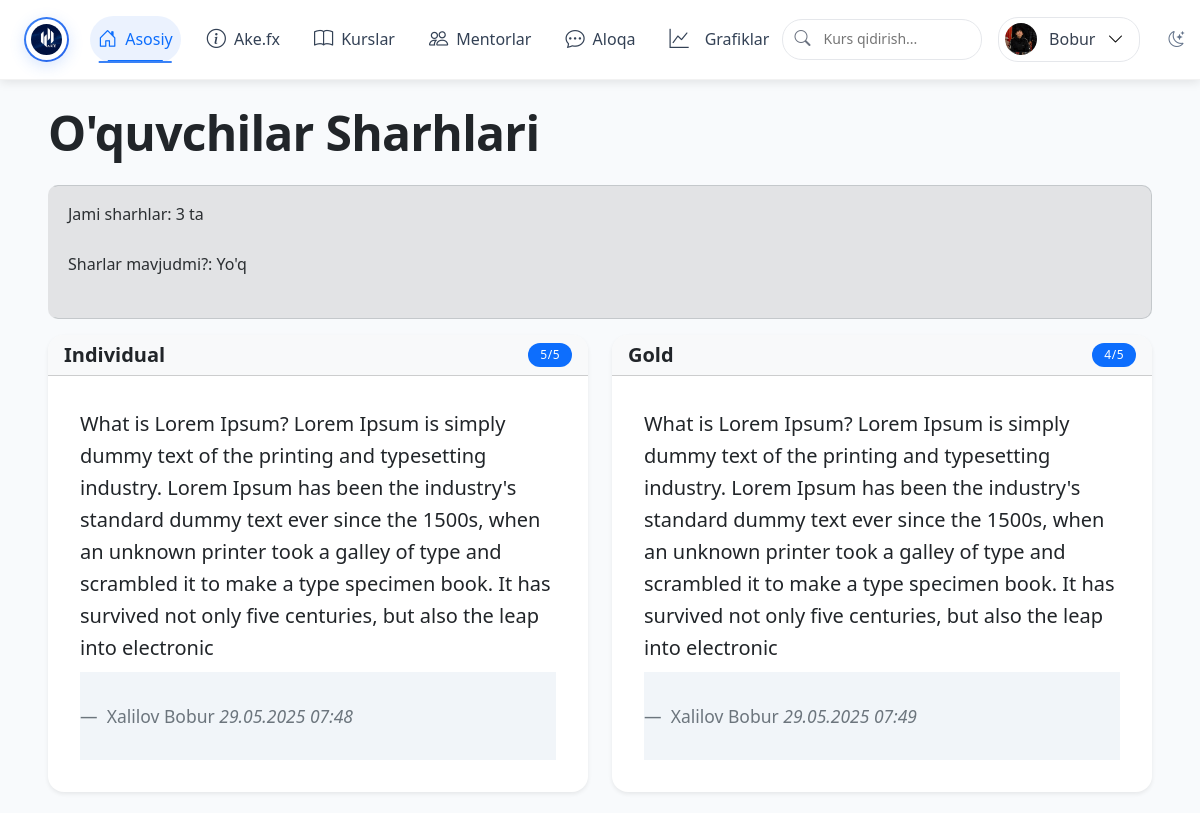
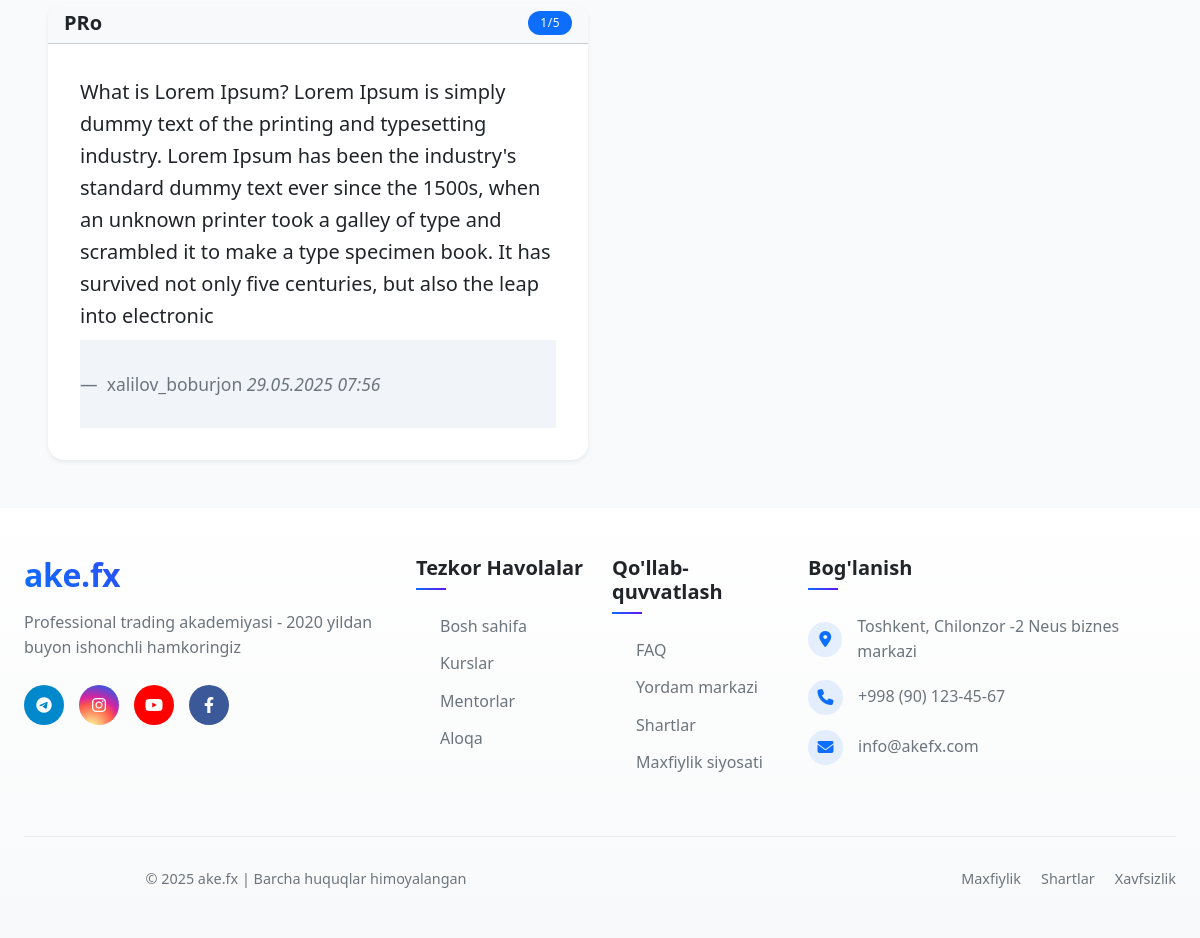
The page /reviews/ (signed in) on the database as committed earlier (2 pictures, top to bottom).
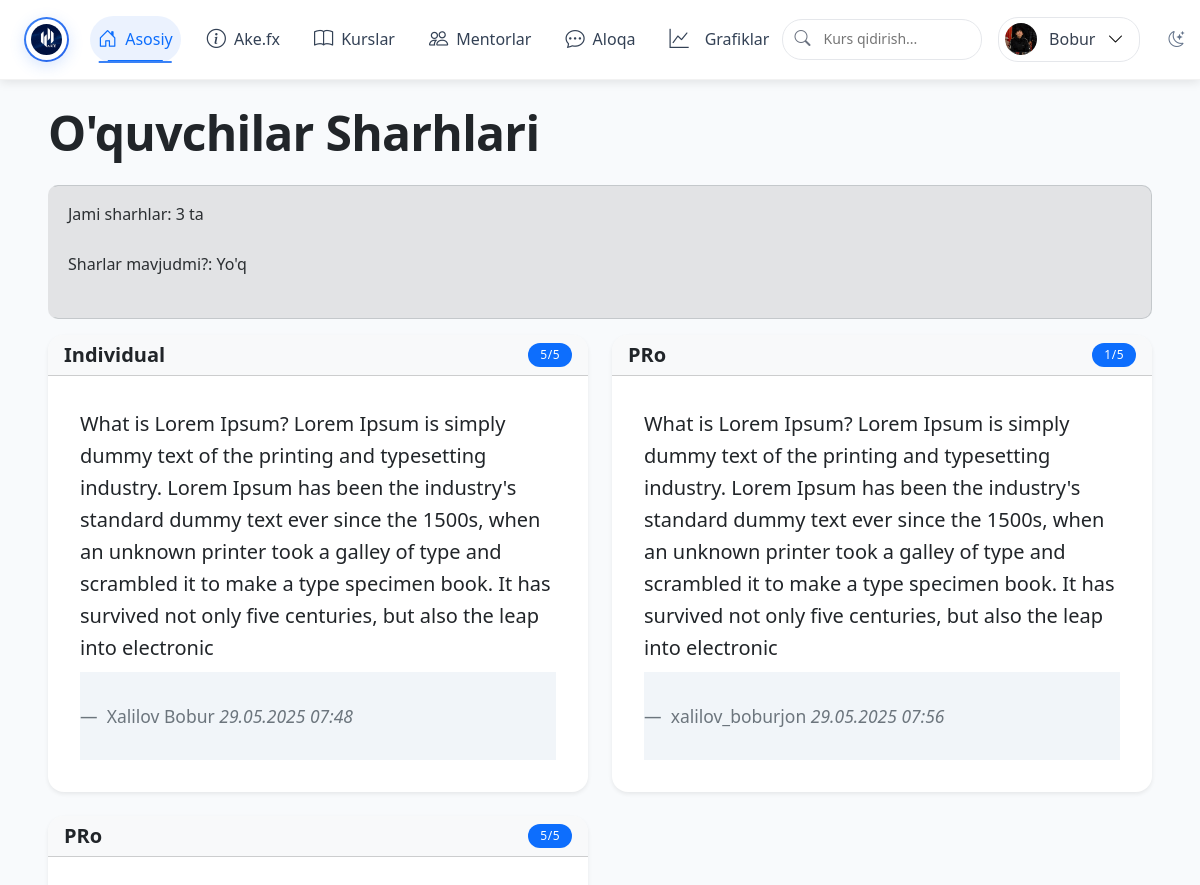
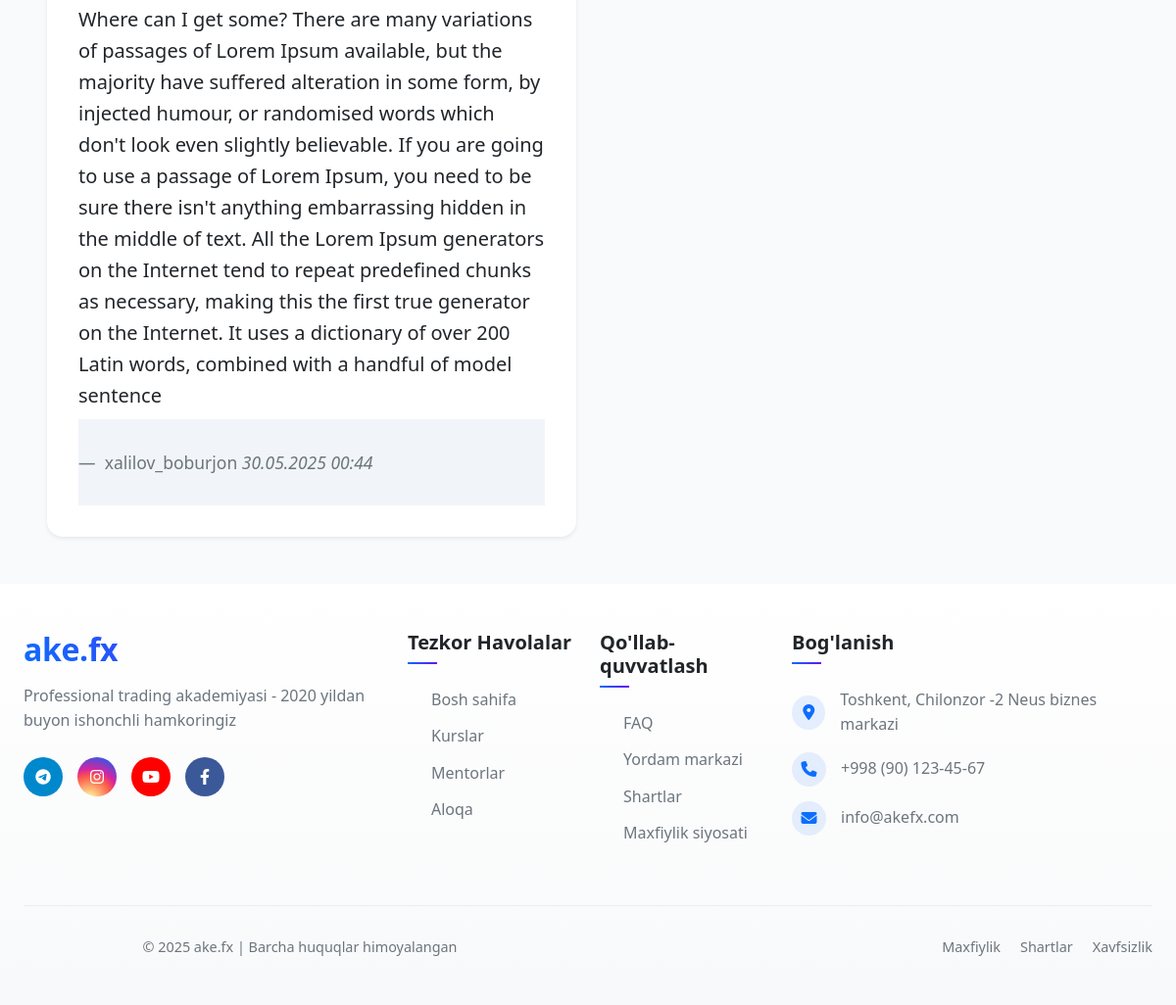
The same page on the database as committed later (2 pictures, top to bottom).
### main/models.py (models this page shows, shortened)
class Review(models.Model):
    student = models.ForeignKey('Student', on_delete=models.CASCADE)
    course = models.ForeignKey('Course', on_delete=models.CASCADE)
    rating = models.IntegerField(choices=[(i, i) for i in range(1, 6)])
    comment = models.TextField()
    date = models.DateTimeField(auto_now_add=True)

class Course(models.Model):
    title = models.CharField(max_length=100)
    description = models.TextField()
    price = models.DecimalField(max_digits=8, decimal_places=2)
    duration = models.CharField(max_length=50)  # masalan: '3 oy'
    image = models.ImageField(upload_to='courses/')
    mentor = models.ForeignKey('Mentor', on_delete=models.SET_NULL, null=True, blank=True)
    is_paid = models.BooleanField(default=True)  # Pullik yoki bepul ekanligini belgilash
    category = models.ForeignKey(Category, on_delete=models.SET_NULL, null=True, verbose_name='Kategoriya')
    level = models.ForeignKey('Level', on_delete=models.SET_NULL, null=True, verbose_name='Daraja')
    created_at = models.DateTimeField(auto_now_add=True)
    class Meta:
        ordering = ['-created_at']  # Add default ordering
        verbose_name = "Kurs"
        verbose_name_plural = "Kurslar"

class Student(models.Model):
    full_name = models.CharField(max_length=100)
    phone = models.CharField(max_length=20)
    email = models.EmailField()
    course = models.ForeignKey(Course, on_delete=models.SET_NULL, null=True)
    registered_at = models.DateTimeField(auto_now_add=True)

### main/views.py (the view)
# urls.py: path('reviews/', views.review_list, name='review-list'),
def review_list(request):
    reviews = Review.objects.all().select_related('student', 'course')
    return render(request, 'review_list.html', {'reviews': reviews})

### main/templates/review_list.html (shortened to what this page needs)
{% extends 'base.html' %}
{% block content %}
<div class="container mt-4">
    <h2 class="mb-4">O'quvchilar Sharhlari</h2>
    <div class="alert alert-secondary">
        <p>Jami sharhlar: {{ reviews|length }} ta</p>
        <p>Sharlar mavjudmi?: {{ reviews_exist|yesno:"Ha,Yo'q" }}</p>
    </div>
    {% if reviews %}
    <div class="row">
        {% for review in reviews %}
        <div class="col-md-6 mb-4">
            <div class="card h-100 shadow-sm">
                <div class="card-header bg-light">
                    <div class="d-flex justify-content-between">
                        <h5 class="mb-0">{{ review.course.title }}</h5>
                        <span class="badge bg-primary">{{ review.rating }}/5</span>
                    </div>
                </div>
                <div class="card-body">
                    <blockquote class="blockquote mb-0">
                        <p>{{ review.comment }}</p>
                        <footer class="blockquote-footer">
                            {{ review.student.full_name }}
                            <cite title="Sana">{{ review.date|date:"d.m.Y H:i" }}</cite>
                        </footer>
                    </blockquote>
                </div>
            </div>
        </div>
        {% endfor %}
    </div>
    {% endif %}
</div>
{% endblock %}

Rows that differ between the two databases and show on the page:
removed Review: course "Gold", rating "4", comment "What is Lorem Ipsum? Lorem Ipsum is simply dummy text of the printing and typesetting industry. Lorem Ipsum has been the industry's standard dummy text ever since the 1500s, when an unknown printer took a galley of type and scrambled it to make a type specimen book. It has survived not only five centuries, but also the leap into electronic", student.full_name "Xalilov Bobur", date "29.05.2025 07:49"
added Review: course "PRo", rating "5", comment "Where can I get some? There are many variations of passages of Lorem Ipsum available, but the majority have suffered alteration in some form, by injected humour, or randomised words which don't look even slightly believable. If you are going to use a passage of Lorem Ipsum, you need to be sure there isn't anything embarrassing hidden in the middle of text. All the Lorem Ipsum generators on the Internet tend to repeat predefined chunks as necessary, making this the first true generator on the Internet. It uses a dictionary of over 200 Latin words, combined with a handful of model sentence", student.full_name "xalilov_boburjon", date "30.05.2025 00:44"
